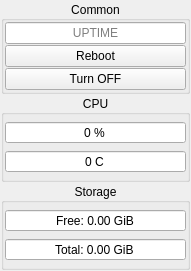
<?xml version="1.0" encoding="UTF-8"?>
<ui version="4.0">
 <class>SystemStatusWidget</class>
 <widget class="QWidget" name="SystemStatusWidget">
  <property name="geometry">
   <rect>
    <x>0</x>
    <y>0</y>
    <width>191</width>
    <height>271</height>
   </rect>
  </property>
  <property name="windowTitle">
   <string>Form</string>
  </property>
  <layout class="QVBoxLayout" name="verticalLayout_6">
   <property name="spacing">
    <number>0</number>
   </property>
   <property name="leftMargin">
    <number>0</number>
   </property>
   <property name="topMargin">
    <number>0</number>
   </property>
   <property name="rightMargin">
    <number>0</number>
   </property>
   <property name="bottomMargin">
    <number>0</number>
   </property>
   <item>
    <widget class="QStackedWidget" name="stackedWidget">
     <property name="currentIndex">
      <number>1</number>
     </property>
     <widget class="QWidget" name="page">
      <layout class="QVBoxLayout" name="verticalLayout_4">
       <property name="spacing">
        <number>1</number>
       </property>
       <property name="leftMargin">
        <number>1</number>
       </property>
       <property name="topMargin">
        <number>1</number>
       </property>
       <property name="rightMargin">
        <number>1</number>
       </property>
       <property name="bottomMargin">
        <number>1</number>
       </property>
       <item>
        <widget class="QLabel" name="labelPlaceholder">
         <property name="text">
          <string>Status
unavailable</string>
         </property>
         <property name="alignment">
          <set>Qt::AlignCenter</set>
         </property>
        </widget>
       </item>
      </layout>
     </widget>
     <widget class="QWidget" name="page_2">
      <layout class="QVBoxLayout" name="verticalLayout_5">
       <property name="spacing">
        <number>1</number>
       </property>
       <property name="leftMargin">
        <number>1</number>
       </property>
       <property name="topMargin">
        <number>1</number>
       </property>
       <property name="rightMargin">
        <number>1</number>
       </property>
       <property name="bottomMargin">
        <number>1</number>
       </property>
       <item>
        <widget class="QGroupBox" name="groupBox_3">
         <property name="title">
          <string>Common</string>
         </property>
         <property name="alignment">
          <set>Qt::AlignCenter</set>
         </property>
         <layout class="QVBoxLayout" name="verticalLayout_3">
          <property name="spacing">
           <number>1</number>
          </property>
          <property name="leftMargin">
           <number>1</number>
          </property>
          <property name="topMargin">
           <number>1</number>
          </property>
          <property name="rightMargin">
           <number>1</number>
          </property>
          <property name="bottomMargin">
           <number>1</number>
          </property>
          <item>
           <widget class="QLineEdit" name="lineEditUptime">
            <property name="toolTip">
             <string>Uptime</string>
            </property>
            <property name="text">
             <string/>
            </property>
            <property name="alignment">
             <set>Qt::AlignCenter</set>
            </property>
            <property name="readOnly">
             <bool>true</bool>
            </property>
            <property name="placeholderText">
             <string>UPTIME</string>
            </property>
           </widget>
          </item>
          <item>
           <widget class="QPushButton" name="pushButtonReboot">
            <property name="text">
             <string>Reboot</string>
            </property>
           </widget>
          </item>
          <item>
           <widget class="QPushButton" name="pushButtonPoweroff">
            <property name="text">
             <string>Turn OFF</string>
            </property>
           </widget>
          </item>
         </layout>
        </widget>
       </item>
       <item>
        <widget class="QGroupBox" name="groupBox">
         <property name="title">
          <string>CPU</string>
         </property>
         <property name="alignment">
          <set>Qt::AlignCenter</set>
         </property>
         <layout class="QVBoxLayout" name="verticalLayout">
          <property name="spacing">
           <number>1</number>
          </property>
          <property name="leftMargin">
           <number>1</number>
          </property>
          <property name="topMargin">
           <number>1</number>
          </property>
          <property name="rightMargin">
           <number>1</number>
          </property>
          <property name="bottomMargin">
           <number>1</number>
          </property>
          <item>
           <widget class="QSpinBox" name="spinBoxCPUCurrent">
            <property name="sizePolicy">
             <sizepolicy hsizetype="Expanding" vsizetype="Fixed">
              <horstretch>0</horstretch>
              <verstretch>0</verstretch>
             </sizepolicy>
            </property>
            <property name="alignment">
             <set>Qt::AlignCenter</set>
            </property>
            <property name="readOnly">
             <bool>true</bool>
            </property>
            <property name="buttonSymbols">
             <enum>QAbstractSpinBox::NoButtons</enum>
            </property>
            <property name="suffix">
             <string> %</string>
            </property>
            <property name="prefix">
             <string/>
            </property>
            <property name="maximum">
             <number>100</number>
            </property>
           </widget>
          </item>
          <item>
           <widget class="QSpinBox" name="spinBoxTempCurrent">
            <property name="alignment">
             <set>Qt::AlignCenter</set>
            </property>
            <property name="readOnly">
             <bool>true</bool>
            </property>
            <property name="buttonSymbols">
             <enum>QAbstractSpinBox::NoButtons</enum>
            </property>
            <property name="suffix">
             <string> C</string>
            </property>
            <property name="prefix">
             <string/>
            </property>
            <property name="minimum">
             <number>-300</number>
            </property>
            <property name="maximum">
             <number>1000</number>
            </property>
           </widget>
          </item>
         </layout>
        </widget>
       </item>
       <item>
        <widget class="QGroupBox" name="groupBox_2">
         <property name="title">
          <string>Storage</string>
         </property>
         <property name="alignment">
          <set>Qt::AlignCenter</set>
         </property>
         <layout class="QVBoxLayout" name="verticalLayout_2">
          <property name="spacing">
           <number>1</number>
          </property>
          <property name="leftMargin">
           <number>1</number>
          </property>
          <property name="topMargin">
           <number>1</number>
          </property>
          <property name="rightMargin">
           <number>1</number>
          </property>
          <property name="bottomMargin">
           <number>1</number>
          </property>
          <item>
           <widget class="QDoubleSpinBox" name="doubleSpinBoxSpaceFree">
            <property name="alignment">
             <set>Qt::AlignCenter</set>
            </property>
            <property name="readOnly">
             <bool>true</bool>
            </property>
            <property name="buttonSymbols">
             <enum>QAbstractSpinBox::NoButtons</enum>
            </property>
            <property name="prefix">
             <string>Free: </string>
            </property>
            <property name="suffix">
             <string> GiB</string>
            </property>
            <property name="maximum">
             <double>5000.000000000000000</double>
            </property>
           </widget>
          </item>
          <item>
           <widget class="QDoubleSpinBox" name="doubleSpinBoxSpaceTotal">
            <property name="alignment">
             <set>Qt::AlignCenter</set>
            </property>
            <property name="readOnly">
             <bool>true</bool>
            </property>
            <property name="buttonSymbols">
             <enum>QAbstractSpinBox::NoButtons</enum>
            </property>
            <property name="prefix">
             <string>Total: </string>
            </property>
            <property name="suffix">
             <string> GiB</string>
            </property>
            <property name="maximum">
             <double>5000.000000000000000</double>
            </property>
           </widget>
          </item>
         </layout>
        </widget>
       </item>
      </layout>
     </widget>
    </widget>
   </item>
  </layout>
 </widget>
 <resources/>
 <connections/>
</ui>
